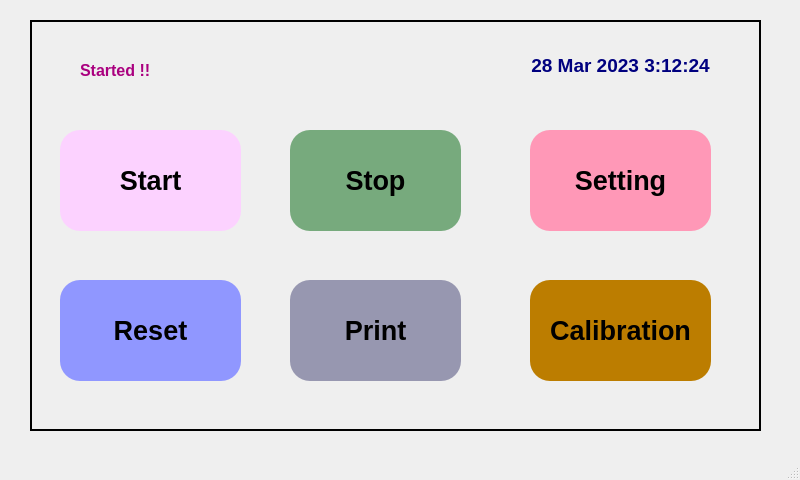
<?xml version="1.0" encoding="UTF-8"?>
<ui version="4.0">
 <class>MainWindow</class>
 <widget class="QMainWindow" name="MainWindow">
  <property name="geometry">
   <rect>
    <x>0</x>
    <y>0</y>
    <width>800</width>
    <height>480</height>
   </rect>
  </property>
  <property name="windowTitle">
   <string>MainWindow</string>
  </property>
  <widget class="QWidget" name="centralwidget">
   <widget class="QFrame" name="frame">
    <property name="geometry">
     <rect>
      <x>30</x>
      <y>20</y>
      <width>731</width>
      <height>411</height>
     </rect>
    </property>
    <property name="frameShape">
     <enum>QFrame::Box</enum>
    </property>
    <property name="frameShadow">
     <enum>QFrame::Plain</enum>
    </property>
    <property name="lineWidth">
     <number>2</number>
    </property>
    <widget class="QPushButton" name="pushButton">
     <property name="geometry">
      <rect>
       <x>30</x>
       <y>110</y>
       <width>181</width>
       <height>101</height>
      </rect>
     </property>
     <property name="font">
      <font>
       <family>Arial</family>
       <pointsize>20</pointsize>
       <weight>75</weight>
       <bold>true</bold>
      </font>
     </property>
     <property name="styleSheet">
      <string notr="true">background-color: rgb(252, 210, 255);
border-radius:20px;
border-color: rgb(0, 0, 0);</string>
     </property>
     <property name="text">
      <string>Start</string>
     </property>
    </widget>
    <widget class="QPushButton" name="pushButton_2">
     <property name="geometry">
      <rect>
       <x>260</x>
       <y>110</y>
       <width>171</width>
       <height>101</height>
      </rect>
     </property>
     <property name="font">
      <font>
       <family>Arial</family>
       <pointsize>20</pointsize>
       <weight>75</weight>
       <bold>true</bold>
      </font>
     </property>
     <property name="styleSheet">
      <string notr="true">border-radius:20px;
background-color: rgb(119, 170, 125);</string>
     </property>
     <property name="text">
      <string>Stop</string>
     </property>
    </widget>
    <widget class="QPushButton" name="pushButton_3">
     <property name="geometry">
      <rect>
       <x>260</x>
       <y>260</y>
       <width>171</width>
       <height>101</height>
      </rect>
     </property>
     <property name="font">
      <font>
       <family>Arial</family>
       <pointsize>20</pointsize>
       <weight>75</weight>
       <bold>true</bold>
      </font>
     </property>
     <property name="styleSheet">
      <string notr="true">border-radius:20px;
background-color: rgb(151, 151, 176);</string>
     </property>
     <property name="text">
      <string>Print</string>
     </property>
    </widget>
    <widget class="QPushButton" name="pushButton_4">
     <property name="geometry">
      <rect>
       <x>500</x>
       <y>260</y>
       <width>181</width>
       <height>101</height>
      </rect>
     </property>
     <property name="font">
      <font>
       <family>Arial</family>
       <pointsize>20</pointsize>
       <weight>75</weight>
       <bold>true</bold>
      </font>
     </property>
     <property name="styleSheet">
      <string notr="true">border-radius:20px;
background-color: rgb(188, 125, 0);</string>
     </property>
     <property name="text">
      <string>Calibration</string>
     </property>
    </widget>
    <widget class="QPushButton" name="pushButton_5">
     <property name="geometry">
      <rect>
       <x>30</x>
       <y>260</y>
       <width>181</width>
       <height>101</height>
      </rect>
     </property>
     <property name="font">
      <font>
       <family>Arial</family>
       <pointsize>20</pointsize>
       <weight>75</weight>
       <bold>true</bold>
      </font>
     </property>
     <property name="styleSheet">
      <string notr="true">border-radius:20px;
background-color: rgb(144, 151, 255);</string>
     </property>
     <property name="text">
      <string>Reset</string>
     </property>
    </widget>
    <widget class="QPushButton" name="pushButton_6">
     <property name="geometry">
      <rect>
       <x>500</x>
       <y>110</y>
       <width>181</width>
       <height>101</height>
      </rect>
     </property>
     <property name="font">
      <font>
       <family>Arial</family>
       <pointsize>20</pointsize>
       <weight>75</weight>
       <bold>true</bold>
      </font>
     </property>
     <property name="styleSheet">
      <string notr="true">border-radius:20px;
background-color: rgb(255, 152, 183);</string>
     </property>
     <property name="text">
      <string>Setting</string>
     </property>
    </widget>
    <widget class="QLabel" name="label">
     <property name="geometry">
      <rect>
       <x>290</x>
       <y>20</y>
       <width>101</width>
       <height>61</height>
      </rect>
     </property>
     <property name="text">
      <string/>
     </property>
     <property name="pixmap">
      <pixmap>../images/nms.png</pixmap>
     </property>
    </widget>
    <widget class="QLabel" name="label_2">
     <property name="geometry">
      <rect>
       <x>480</x>
       <y>20</y>
       <width>221</width>
       <height>51</height>
      </rect>
     </property>
     <property name="font">
      <font>
       <family>Arial</family>
       <pointsize>14</pointsize>
       <weight>75</weight>
       <bold>true</bold>
      </font>
     </property>
     <property name="styleSheet">
      <string notr="true">color: rgb(0, 0, 127);</string>
     </property>
     <property name="text">
      <string>28 Mar 2023 3:12:24</string>
     </property>
     <property name="alignment">
      <set>Qt::AlignCenter</set>
     </property>
    </widget>
    <widget class="QLabel" name="label_3">
     <property name="geometry">
      <rect>
       <x>50</x>
       <y>30</y>
       <width>191</width>
       <height>41</height>
      </rect>
     </property>
     <property name="font">
      <font>
       <family>Arial</family>
       <pointsize>12</pointsize>
       <weight>75</weight>
       <bold>true</bold>
      </font>
     </property>
     <property name="styleSheet">
      <string notr="true">color: rgb(170, 0, 127);</string>
     </property>
     <property name="text">
      <string>Started !!</string>
     </property>
     <property name="alignment">
      <set>Qt::AlignLeading|Qt::AlignLeft|Qt::AlignVCenter</set>
     </property>
    </widget>
   </widget>
  </widget>
  <widget class="QMenuBar" name="menubar">
   <property name="geometry">
    <rect>
     <x>0</x>
     <y>0</y>
     <width>800</width>
     <height>21</height>
    </rect>
   </property>
  </widget>
  <widget class="QStatusBar" name="statusbar"/>
 </widget>
 <resources/>
 <connections/>
</ui>
